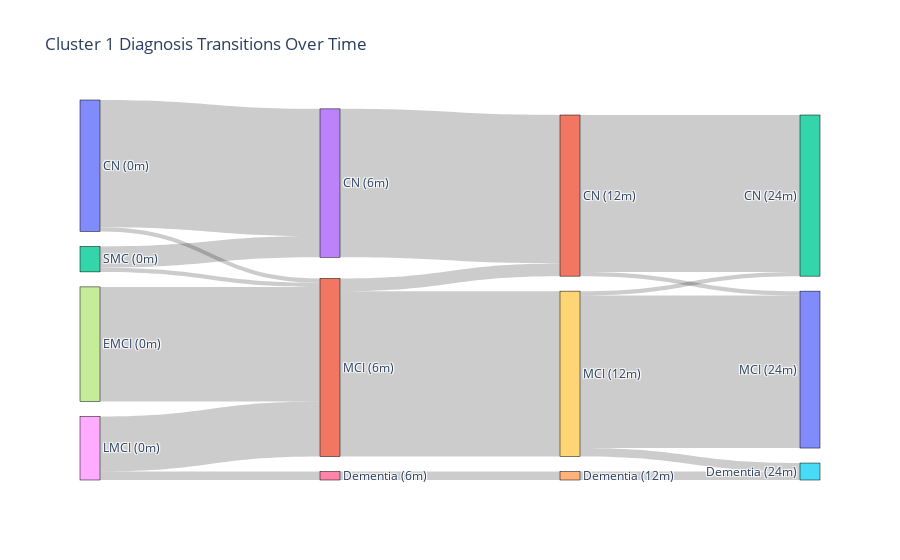

Source (notebook cell):
### Code cell
# Define the timepoints and their labels
dx_cols = ["DX_bl", "DX_6", "DX_12", "DX_24"]
months = [0, 6, 12, 24]


# Create labels like "CN (0m)", "MCI (6m)", etc.
all_labels = sorted(set(
    f"{dx} ({month}m)"
    for col, month in zip(dx_cols, months)
    for dx in c_1[col].dropna().unique()
))
label_to_index = {label: i for i, label in enumerate(all_labels)}

# Count transitions between consecutive timepoints
links = Counter()
for _, row in c_1.iterrows():
    for i in range(len(dx_cols) - 1):
        src_label = f"{row[dx_cols[i]]} ({months[i]}m)"
        tgt_label = f"{row[dx_cols[i+1]]} ({months[i+1]}m)"
        if pd.notnull(row[dx_cols[i]]) and pd.notnull(row[dx_cols[i+1]]):
            links[(src_label, tgt_label)] += 1

# Convert to source, target, value format
source = [label_to_index[src] for src, tgt in links.keys()]
target = [label_to_index[tgt] for src, tgt in links.keys()]
value = list(links.values())

# Plot
fig = go.Figure(data=[go.Sankey(
    node=dict(
        pad=15,
        thickness=20,
        line=dict(color="black", width=0.5),
        label=all_labels
    ),
    link=dict(
        source=source,
        target=target,
        value=value
    )
)])

fig.update_layout(title_text="Cluster 1 Diagnosis Transitions Over Time", font_size=12)
fig.show()

### Figure 1 — Plotly figure (JSON) as saved in the notebook; plotly's stock layout.template omitted (floating-point values rounded to 4 significant figures)
{"data": [{"link": {"source": [7, 11, 9, 12, 3, 1, 9, 8, 6, 4, 8, 0, 9, 0, 11, 1, 12], "target": [11, 9, 2, 3, 1, 2, 10, 6, 4, 5, 11, 3, 5, 11, 1, 10, 11], "value": [27, 39, 1, 5, 35, 37, 36, 2, 2, 2, 13, 30, 2, 1, 3, 1, 1]}, "node": {"label": ["CN (0m)", "CN (12m)", "CN (24m)", "CN (6m)", "Dementia (12m)", "Dementia (24m)", "Dementia (6m)", "EMCI (0m)", "LMCI (0m)", "MCI (12m)", "MCI (24m)", "MCI (6m)", "SMC (0m)"], "line": {"color": "black", "width": 0.5}, "pad": 15, "thickness": 20}, "type": "sankey"}], "layout": {"font": {"size": 12}, "title": {"text": "Cluster 1 Diagnosis Transitions Over Time"}}}
